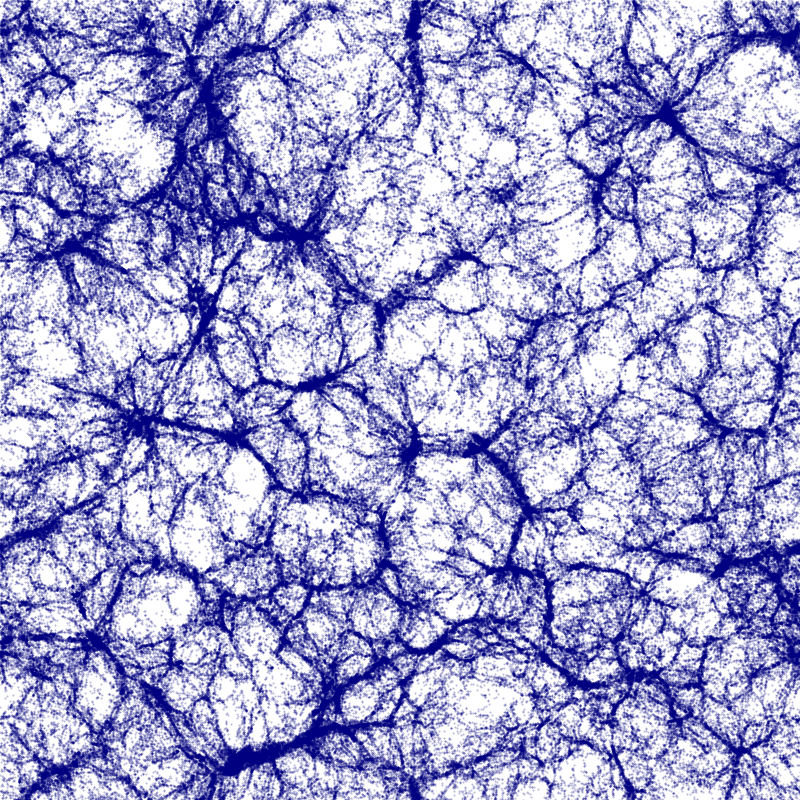
#> input picture clean_slice.png, 800 x 800 px
$ jupyter execute --allow-errors voidfinding.ipynb   (shell and % lines are left out)
#> lines starting #> are read from the running program, lines starting #| are printed output that depends on the picture; after the words box and inside, x2 and y2 are one past the last pixel; in counts of white or black regions, pixels touching at a corner belong together
[cell 1]
import scipy.ndimage.measurements
import numpy as np
import os
import pandas
import logging
import psutil
logging.basicConfig(filename='LogVoidAnalysis.log', level=logging.DEBUG)
import h5py
import requests
import matplotlib.pyplot as plt
import numpy as np
import time

[cell 2]
key = "api_key.txt"

#> (the rest of this cell did not finish here and is left out)

[cell 3]
baseUrl = 'http://www.tng-project.org/api/'
#> (the rest of this cell did not finish here and is left out)

#> (a cell that did not finish here is left out)

[cell 5]
# [10 lines left out: function find_clumps, not called in this run]

[cell 6]
# [7 lines left out: function _asel, not called in this run]

[cell 7]
# [48 lines left out: function _analyze_clump, not called in this run]

[cell 8]
# [76 lines left out: function clump_analysis, not called in this run]

[cell 9]
from PIL import Image
with Image.open("clean_slice.png") as im:
#> im is the input picture: PIL image 800x800 RGBA; mean R, G, B, A 159.6, 159.6, 206.6, 255
    data = im.getdata()

print(data)
#> (printed output is left out)

[cell 10]
data.getpixel((0,0))
#> Out = (255, 255, 255, 255)

[cell 11]
width, height = im.size
#> width = 800; height = 800

voids = np.zeros((width, height))
for i in range(width):
    for j in range(height):
        try:
            rgb = data.getpixel((i,j))
            if rgb[0] > 235 and rgb[1] > 235 and rgb[2] > 235:
                voids[i,j] = True
            else:
                voids[i,j] = False
        except:
            break
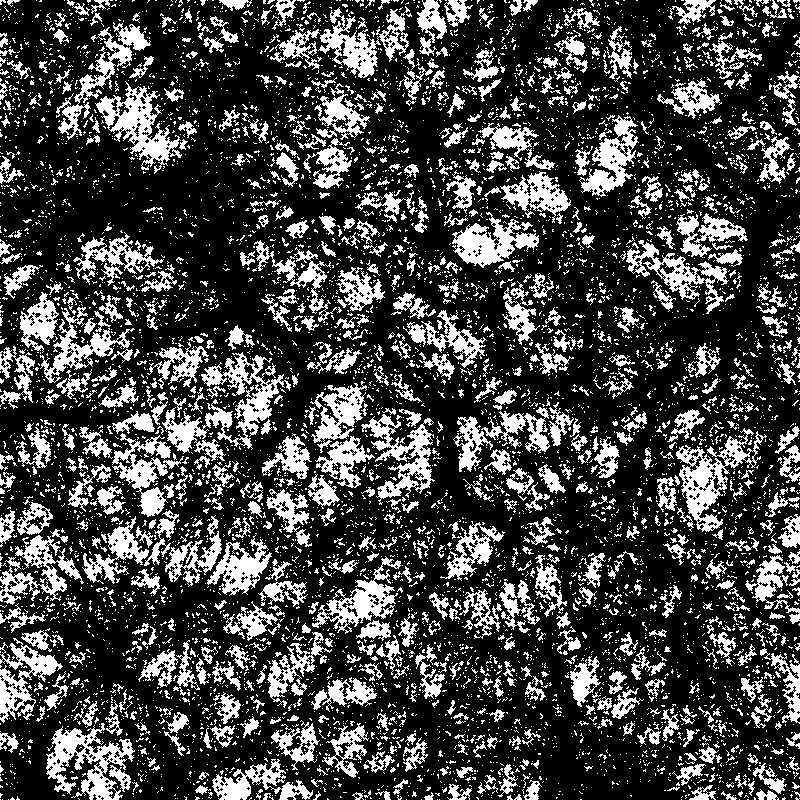
#> voids: shape (800, 800) float64; values 0 (black) and 1 (white), 26.5% white; 7152 white regions (6325 under 20 px), largest, box (x1, y1, x2, y2) and area: (162, 352, 291, 461) 4060, (46, 723, 135, 800) 2901, (310, 381, 375, 488) 2843
#voids = voids[voids != -1]
voids.shape
#> Out = (800, 800)

[cell 12]
len(voids[voids == True])
#> Out = 169565

[cell 13]
la, nf = scipy.ndimage.measurements.label(voids)
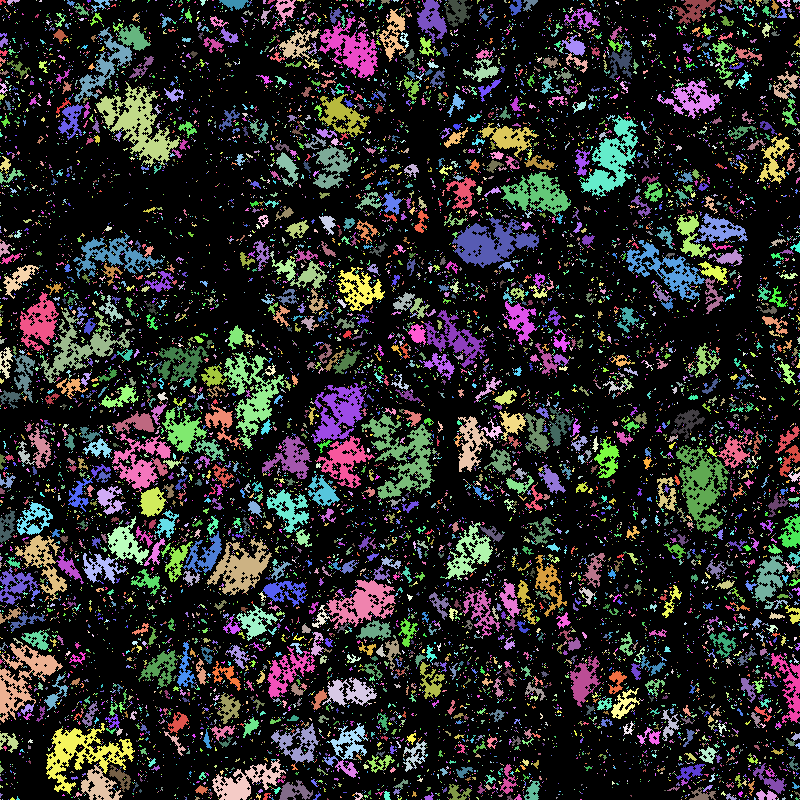
#> la: shape (800, 800) int32; 14341 distinct labels, from 0 to 14340; one colour per label, 0 black
#> nf = 14340

[cell 14]
la

[cell 15]
nf
#> Out = 14340

[cell 16]
plt.imshow(la.T, extent=[0, width, 0, height])

[cell 17]
thresholds = [255, 245, 235]

fig, axes = plt.subplots(1, 3, figsize=(18, 6))

for ax, thresh in zip(axes, thresholds):
    voids = np.zeros((width, height))
    for i in range(width):
        for j in range(height):
            try:
                rgb = data.getpixel((i, j))
                if rgb[0] >= thresh and rgb[1] >= thresh and rgb[2] >= thresh:
                    voids[i, j] = True
                else:
                    voids[i, j] = False
            except:
                break

    la, nf = scipy.ndimage.measurements.label(voids)
    n_void_px = len(voids[voids == True])

    la_plot = la.T.astype(float)
    la_plot[la_plot == 0] = np.nan          # background -> transparent -> white

    ax.imshow(la_plot, extent=[0, width, 0, height])
    ax.set_title(f"cutoff {thresh}: {nf} structures, {n_void_px:,} void px")
    print(f"cutoff {thresh}: {n_void_px:,} void pixels, {nf} structures")
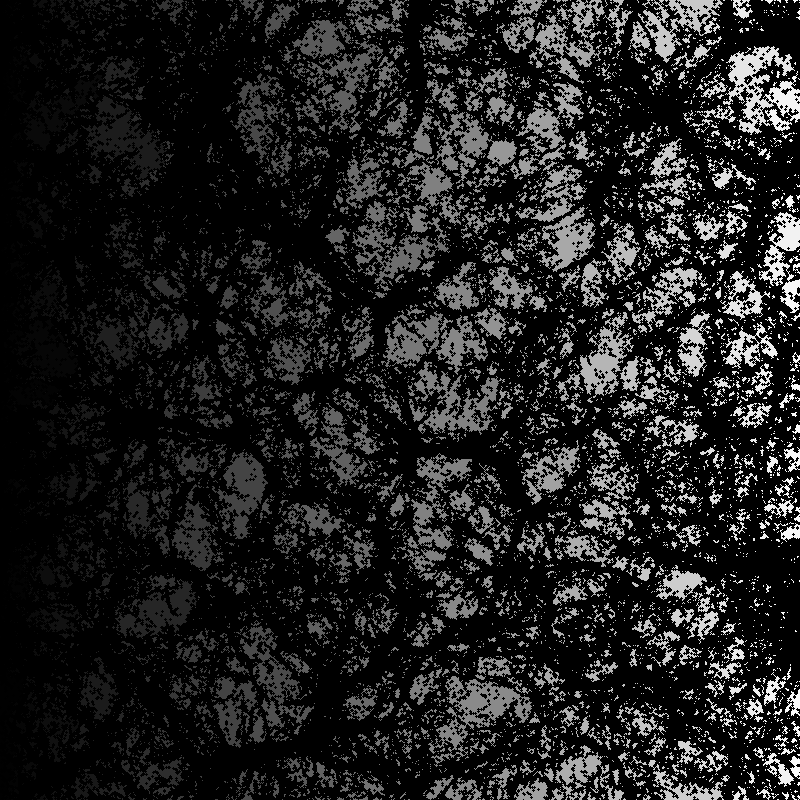
#> la_plot: shape (800, 800) float64; 73.51% of the values are NaN or infinite; the others: min 1, max 14340, mean 7004.7; drawn with min black, max white, NaN and infinite black

[cell 18]
###NOW FOR ILLUSTRIS3-1

[cell 19]
with Image.open("illustris3_clean_slice.png") as im:
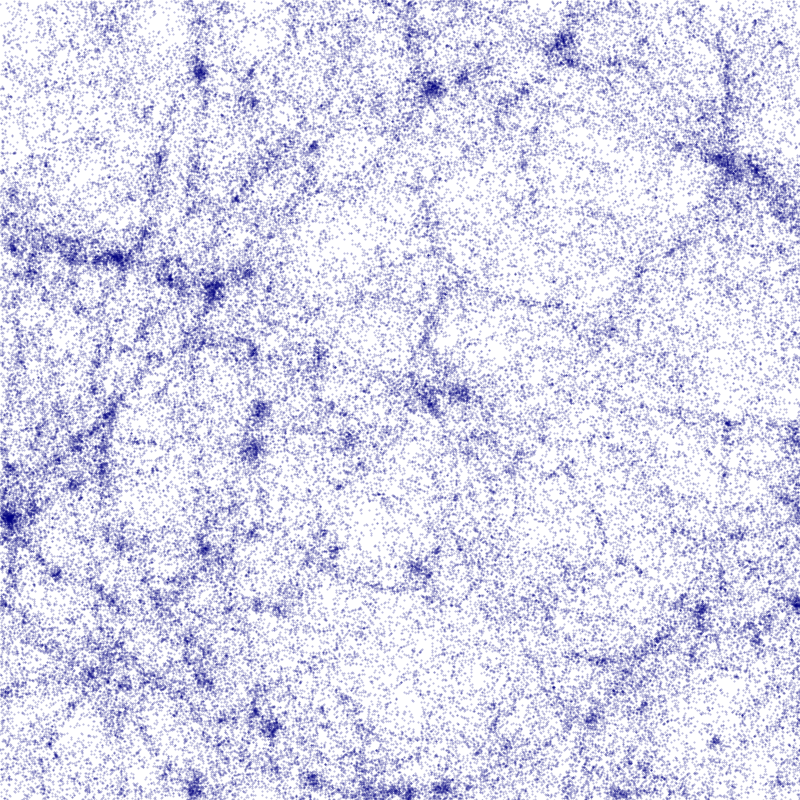
#> input picture illustris3_clean_slice.png, 800 x 800 px
#> im is the input picture: PIL image 800x800 RGBA; mean R, G, B, A 216.6, 216.6, 235.5, 255
    data = im.getdata()

print(data)
#> (printed output is left out)

[cell 20]
data.getpixel((0,0))
#> Out = (255, 255, 255, 255)

[cell 21]
width, height = im.size

voids = np.zeros((width, height))
for i in range(width):
    for j in range(height):
        try:
            rgb = data.getpixel((i,j))
            if rgb[0] > 235 and rgb[1] > 235 and rgb[2] > 235:
                voids[i,j] = True
            else:
                voids[i,j] = False
        except:
            break
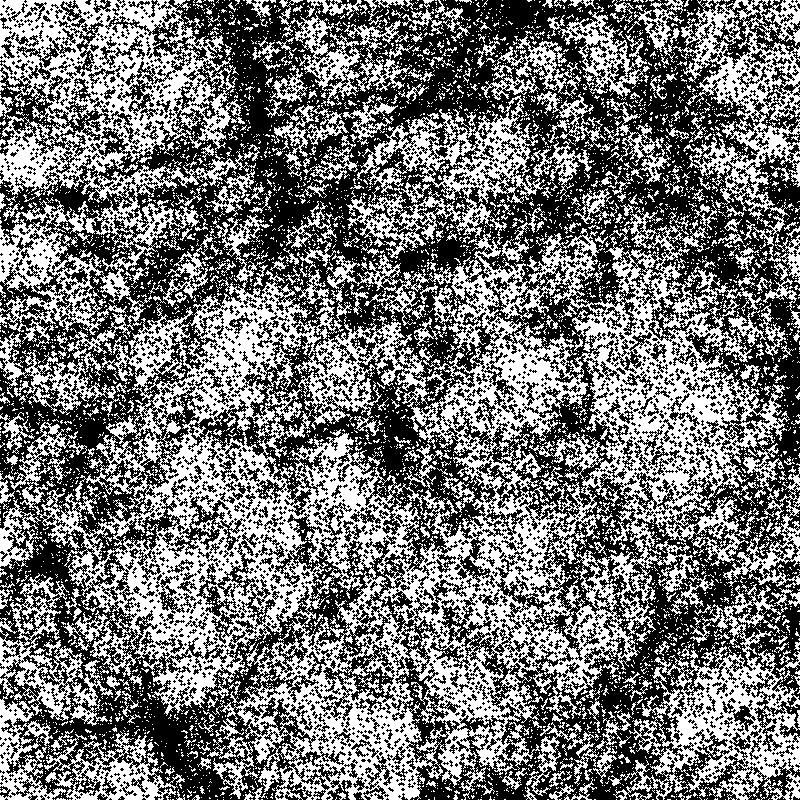
#> voids: shape (800, 800) float64; values 0 (black) and 1 (white), 46.4% white; 4888 white regions (4496 under 20 px), largest, box (x1, y1, x2, y2) and area: (10, 204, 790, 800) 153133, (0, 0, 256, 347) 32640, (608, 584, 800, 800) 14125
#voids = voids[voids != -1]
voids.shape
#> Out = (800, 800)

[cell 22]
len(voids[voids == True])
#> Out = 296782

[cell 23]
la, nf = scipy.ndimage.measurements.label(voids)
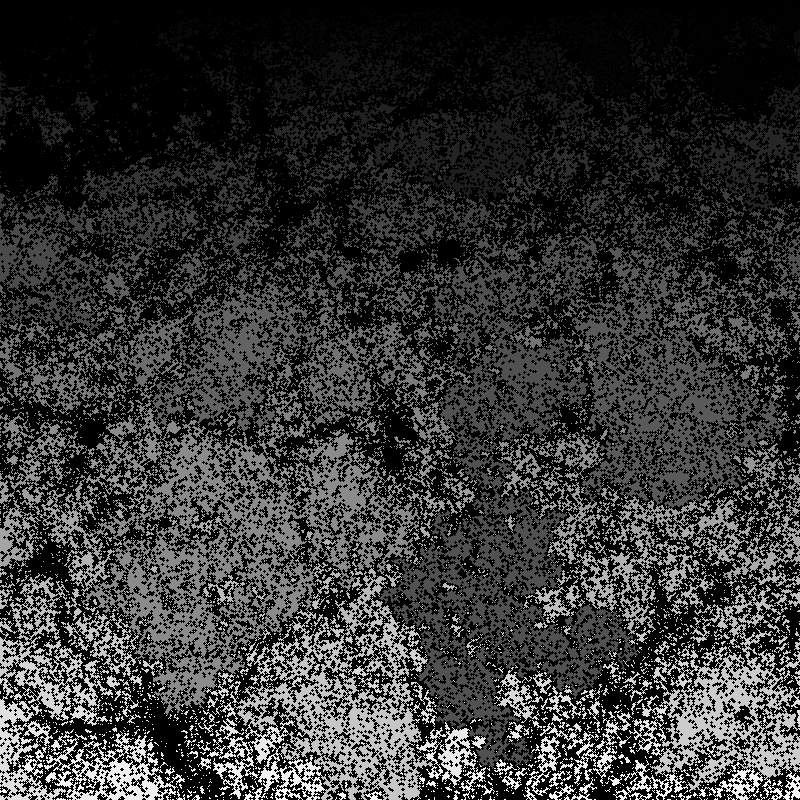
#> la: shape (800, 800) int32; min 0, max 19430, mean 3971; drawn with min black and max white
#> nf = 19430

[cell 24]
la

[cell 25]
nf
#> Out = 19430

[cell 26]
plt.imshow(la.T, extent=[0, width, 0, height])

[cell 27]
thresholds = [255, 245, 235]

fig, axes = plt.subplots(1, 3, figsize=(18, 6))

for ax, thresh in zip(axes, thresholds):
    voids = np.zeros((width, height))
    for i in range(width):
        for j in range(height):
            try:
                rgb = data.getpixel((i, j))
                if rgb[0] >= thresh and rgb[1] >= thresh and rgb[2] >= thresh:
                    voids[i, j] = True
                else:
                    voids[i, j] = False
            except:
                break

    la, nf = scipy.ndimage.measurements.label(voids)
    n_void_px = len(voids[voids == True])

    la_plot = la.T.astype(float)
    la_plot[la_plot == 0] = np.nan          # background -> transparent -> white

    ax.imshow(la_plot, extent=[0, width, 0, height])
    ax.set_title(f"cutoff {thresh}: {nf} structures, {n_void_px:,} void px")
    print(f"cutoff {thresh}: {n_void_px:,} void pixels, {nf} structures")
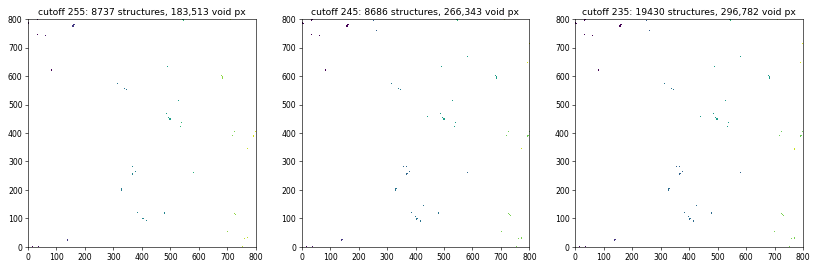
#> figure drawn by matplotlib, 3 panels
